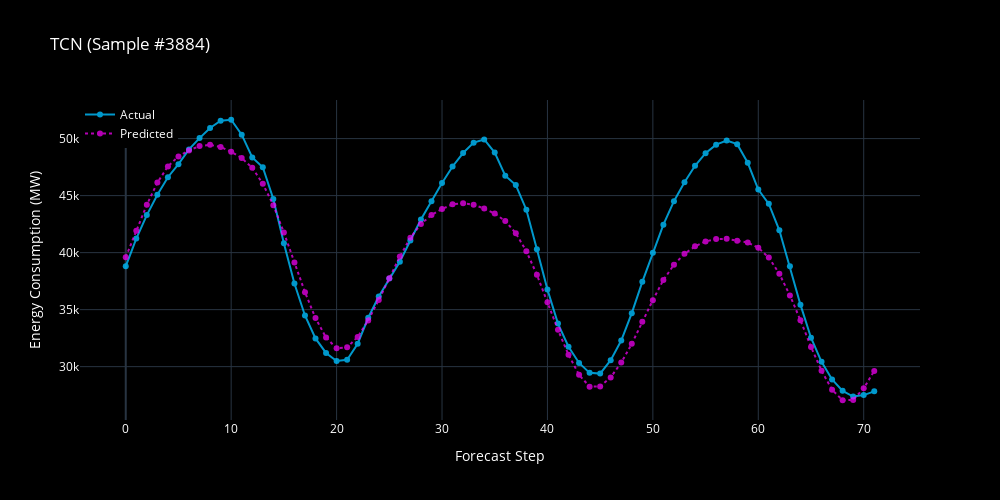
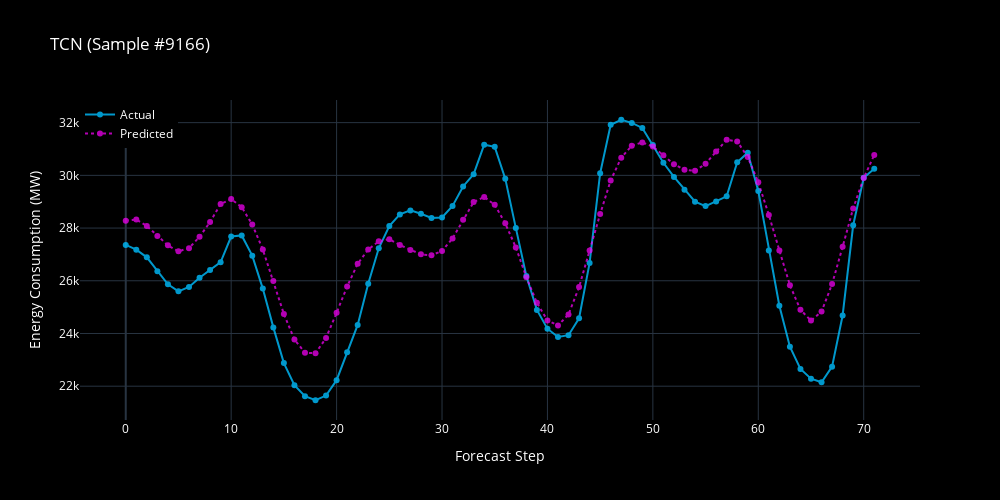

Source (notebook cell) for these figures, in order:
### Markdown cell above
### Temporal Convolutional Network

### Code cell
%%time

import torch
from models.tcn import TCN_ECF
from utils.training_utils import set_seed, train, evaluate_multi_step
from sklearn.metrics import mean_absolute_error, root_mean_squared_error
from utils.visualization_utils import plot_multi_sample_forecasts

set_seed(42)

tcn_model = TCN_ECF(
    input_size=X_train.shape[2], num_channels=[64] * 4, kernel_size=5, dropout=0.3, forecast_steps=forecast_steps
)

tcn_model = train(
    tcn_model,
    train_loader=train_dl,
    val_loader=val_dl,
    optimizer=torch.optim.Adam(tcn_model.parameters(), lr=1e-3),
    loss_fn=torch.nn.MSELoss(),
    num_epochs=30,
    patience=3,
    device=device,
)

tcn_y_true, tcn_y_pred = evaluate_multi_step(tcn_model, test_dl, device)
tcn_y_true = target_scaler.inverse_transform(tcn_y_true.reshape(-1, 1)).flatten()
tcn_y_pred = target_scaler.inverse_transform(tcn_y_pred.reshape(-1, 1)).flatten()

tcn_mae = mean_absolute_error(tcn_y_true, tcn_y_pred)
tcn_rmse = root_mean_squared_error(tcn_y_true, tcn_y_pred)

print(f"[TCN] Test MAE: {tcn_mae:.2f}")
print(f"[TCN] Test RMSE: {tcn_rmse:.2f}")

plot_multi_sample_forecasts(
    y_true=tcn_y_true.reshape(-1, forecast_steps),
    y_pred=tcn_y_pred.reshape(-1, forecast_steps),
    num_samples=2,
    title_prefix="TCN"
)

### Figure 1 — Plotly figure (JSON) as saved in the notebook; plotly's stock layout.template omitted (floating-point values rounded to 4 significant figures)
{"data": [{"line": {"color": "deepskyblue", "width": 2}, "marker": {"size": 6}, "mode": "lines+markers", "name": "Actual", "opacity": 0.8, "type": "scatter", "x": [0, 1, 2, 3, 4, 5, 6, 7, 8, 9, 10, 11, 12, 13, 14, 15, 16, 17, 18, 19, 20, 21, 22, 23, 24, 25, 26, 27, 28, 29, 30, 31, 32, 33, 34, 35, 36, 37, 38, 39, 40, 41, 42, 43, 44, 45, 46, 47, 48, 49, 50, 51, 52, 53, 54, 55, 56, 57, 58, 59, 60, 61, 62, 63, 64, 65, 66, 67, 68, 69, 70, 71], "y": [38800.0, 41230.0, 43290.0, 45070.0, 46610.0, 47760.0, 49050.0, 50040.0, 50940.0, 51570.0, 51650.0, 50350.0, 48340.0, 47480.0, 44700.0, 40820.0, 37300.0, 34490.0, 32480.0, 31200.0, 30500.0, 30600.0, 32010.0, 34290.0, 36150.0, 37730.0, 39210.0, 41060.0, 42900.0, 44500.0, 46110.0, 47550.0, 48740.0, 49640.0, 49920.0, 48780.0, 46750.0, 45920.0, 43760.0, 40290.0, 36770.0, 33770.0, 31740.0, 30320.0, 29460.0, 29390.0, 30570.0, 32290.0, 34690.0, 37440.0, 39990.0, 42450.0, 44510.0, 46170.0, 47620.0, 48720.0, 49470.0, 49840.0, 49510.0, 47880.0, 45530.0, 44280.0, 41960.0, 38810.0, 35440.0, 32540.0, 30420.0, 28880.0, 27880.0, 27380.0, 27510.0, 27840.0]}, {"line": {"color": "magenta", "dash": "dot", "width": 2}, "marker": {"size": 6}, "mode": "lines+markers", "name": "Predicted", "opacity": 0.7, "type": "scatter", "x": [0, 1, 2, 3, 4, 5, 6, 7, 8, 9, 10, 11, 12, 13, 14, 15, 16, 17, 18, 19, 20, 21, 22, 23, 24, 25, 26, 27, 28, 29, 30, 31, 32, 33, 34, 35, 36, 37, 38, 39, 40, 41, 42, 43, 44, 45, 46, 47, 48, 49, 50, 51, 52, 53, 54, 55, 56, 57, 58, 59, 60, 61, 62, 63, 64, 65, 66, 67, 68, 69, 70, 71], "y": [39600.0, 41920.0, 44200.0, 46140.0, 47560.0, 48440.0, 48970.0, 49340.0, 49450.0, 49270.0, 48850.0, 48300.0, 47440.0, 46040.0, 44160.0, 41770.0, 39130.0, 36530.0, 34260.0, 32550.0, 31610.0, 31690.0, 32600.0, 34060.0, 35840.0, 37760.0, 39660.0, 41310.0, 42510.0, 43310.0, 43820.0, 44240.0, 44330.0, 44200.0, 43860.0, 43420.0, 42780.0, 41690.0, 40130.0, 38060.0, 35650.0, 33240.0, 31040.0, 29280.0, 28250.0, 28260.0, 29060.0, 30350.0, 32000.0, 33930.0, 35830.0, 37600.0, 38930.0, 39900.0, 40550.0, 40980.0, 41200.0, 41210.0, 41040.0, 40890.0, 40420.0, 39580.0, 38140.0, 36250.0, 34070.0, 31730.0, 29630.0, 27970.0, 27050.0, 27090.0, 28100.0, 29630.0]}], "layout": {"font": {"color": "white"}, "height": 500, "legend": {"x": 0, "y": 1}, "paper_bgcolor": "black", "plot_bgcolor": "black", "title": {"text": "TCN (Sample #3884)"}, "width": 1000, "xaxis": {"title": {"text": "Forecast Step"}}, "yaxis": {"title": {"text": "Energy Consumption (MW)"}}}}

### Figure 2 — Plotly figure (JSON) as saved in the notebook; plotly's stock layout.template omitted (floating-point values rounded to 4 significant figures)
{"data": [{"line": {"color": "deepskyblue", "width": 2}, "marker": {"size": 6}, "mode": "lines+markers", "name": "Actual", "opacity": 0.8, "type": "scatter", "x": [0, 1, 2, 3, 4, 5, 6, 7, 8, 9, 10, 11, 12, 13, 14, 15, 16, 17, 18, 19, 20, 21, 22, 23, 24, 25, 26, 27, 28, 29, 30, 31, 32, 33, 34, 35, 36, 37, 38, 39, 40, 41, 42, 43, 44, 45, 46, 47, 48, 49, 50, 51, 52, 53, 54, 55, 56, 57, 58, 59, 60, 61, 62, 63, 64, 65, 66, 67, 68, 69, 70, 71], "y": [27360.0, 27180.0, 26890.0, 26360.0, 25860.0, 25600.0, 25770.0, 26110.0, 26410.0, 26710.0, 27680.0, 27720.0, 26950.0, 25700.0, 24230.0, 22880.0, 22040.0, 21620.0, 21470.0, 21640.0, 22230.0, 23290.0, 24320.0, 25880.0, 27230.0, 28080.0, 28520.0, 28670.0, 28540.0, 28380.0, 28400.0, 28840.0, 29580.0, 30040.0, 31160.0, 31080.0, 29880.0, 28010.0, 26180.0, 24900.0, 24180.0, 23870.0, 23940.0, 24580.0, 26680.0, 30080.0, 31920.0, 32110.0, 31990.0, 31800.0, 31160.0, 30480.0, 29940.0, 29450.0, 29000.0, 28830.0, 29010.0, 29200.0, 30500.0, 30860.0, 29410.0, 27150.0, 25050.0, 23500.0, 22650.0, 22280.0, 22150.0, 22740.0, 24680.0, 28110.0, 29910.0, 30250.0]}, {"line": {"color": "magenta", "dash": "dot", "width": 2}, "marker": {"size": 6}, "mode": "lines+markers", "name": "Predicted", "opacity": 0.7, "type": "scatter", "x": [0, 1, 2, 3, 4, 5, 6, 7, 8, 9, 10, 11, 12, 13, 14, 15, 16, 17, 18, 19, 20, 21, 22, 23, 24, 25, 26, 27, 28, 29, 30, 31, 32, 33, 34, 35, 36, 37, 38, 39, 40, 41, 42, 43, 44, 45, 46, 47, 48, 49, 50, 51, 52, 53, 54, 55, 56, 57, 58, 59, 60, 61, 62, 63, 64, 65, 66, 67, 68, 69, 70, 71], "y": [28280.0, 28330.0, 28080.0, 27700.0, 27340.0, 27120.0, 27240.0, 27670.0, 28230.0, 28910.0, 29100.0, 28790.0, 28130.0, 27190.0, 25990.0, 24740.0, 23770.0, 23270.0, 23250.0, 23830.0, 24790.0, 25780.0, 26650.0, 27190.0, 27500.0, 27580.0, 27360.0, 27170.0, 27000.0, 26970.0, 27130.0, 27610.0, 28310.0, 28990.0, 29180.0, 28880.0, 28180.0, 27270.0, 26140.0, 25170.0, 24500.0, 24310.0, 24720.0, 25760.0, 27150.0, 28530.0, 29810.0, 30670.0, 31130.0, 31250.0, 31090.0, 30760.0, 30420.0, 30210.0, 30170.0, 30440.0, 30900.0, 31350.0, 31290.0, 30700.0, 29740.0, 28500.0, 27150.0, 25830.0, 24900.0, 24490.0, 24830.0, 25870.0, 27290.0, 28750.0, 29900.0, 30770.0]}], "layout": {"font": {"color": "white"}, "height": 500, "legend": {"x": 0, "y": 1}, "paper_bgcolor": "black", "plot_bgcolor": "black", "title": {"text": "TCN (Sample #9166)"}, "width": 1000, "xaxis": {"title": {"text": "Forecast Step"}}, "yaxis": {"title": {"text": "Energy Consumption (MW)"}}}}
